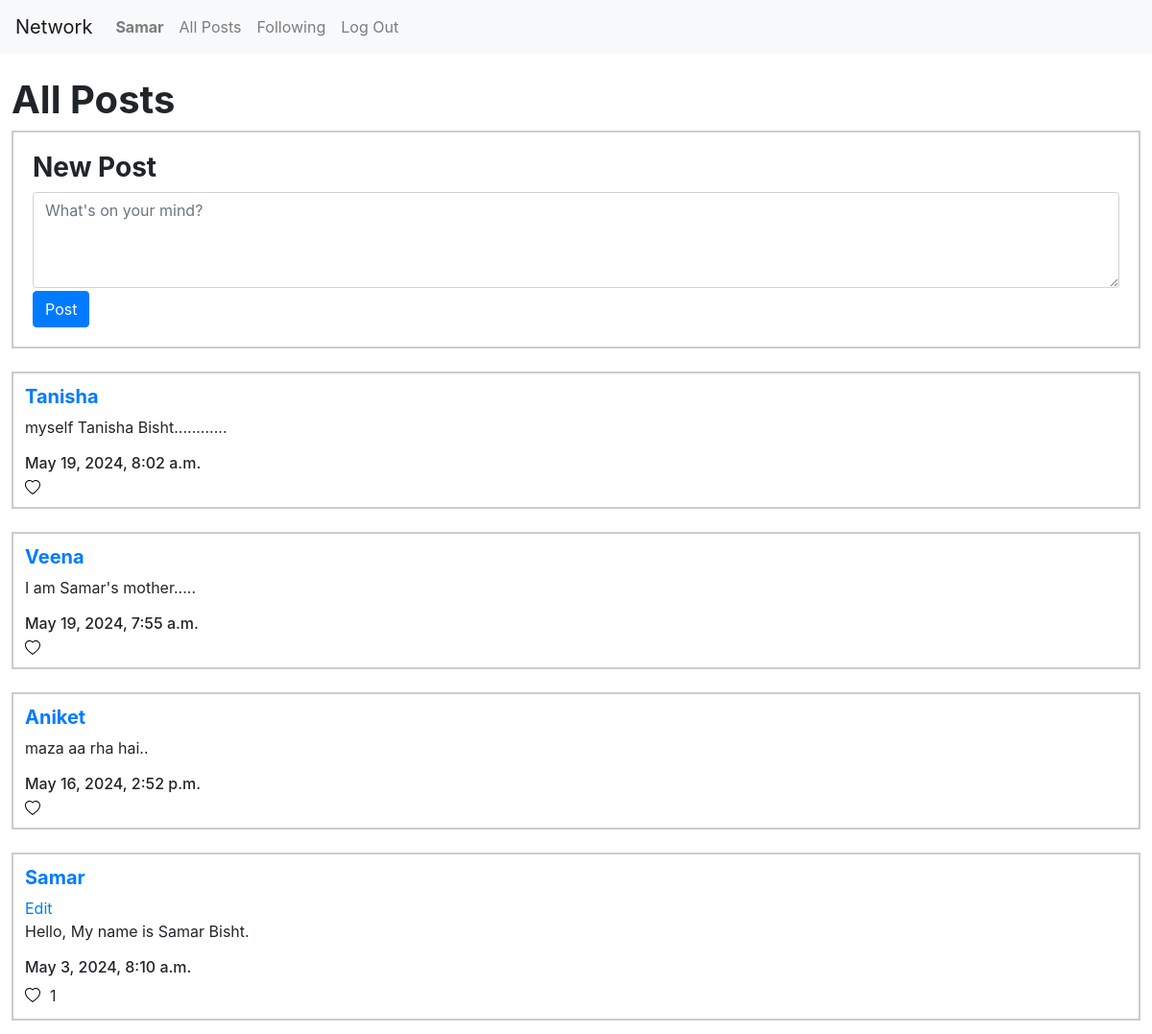
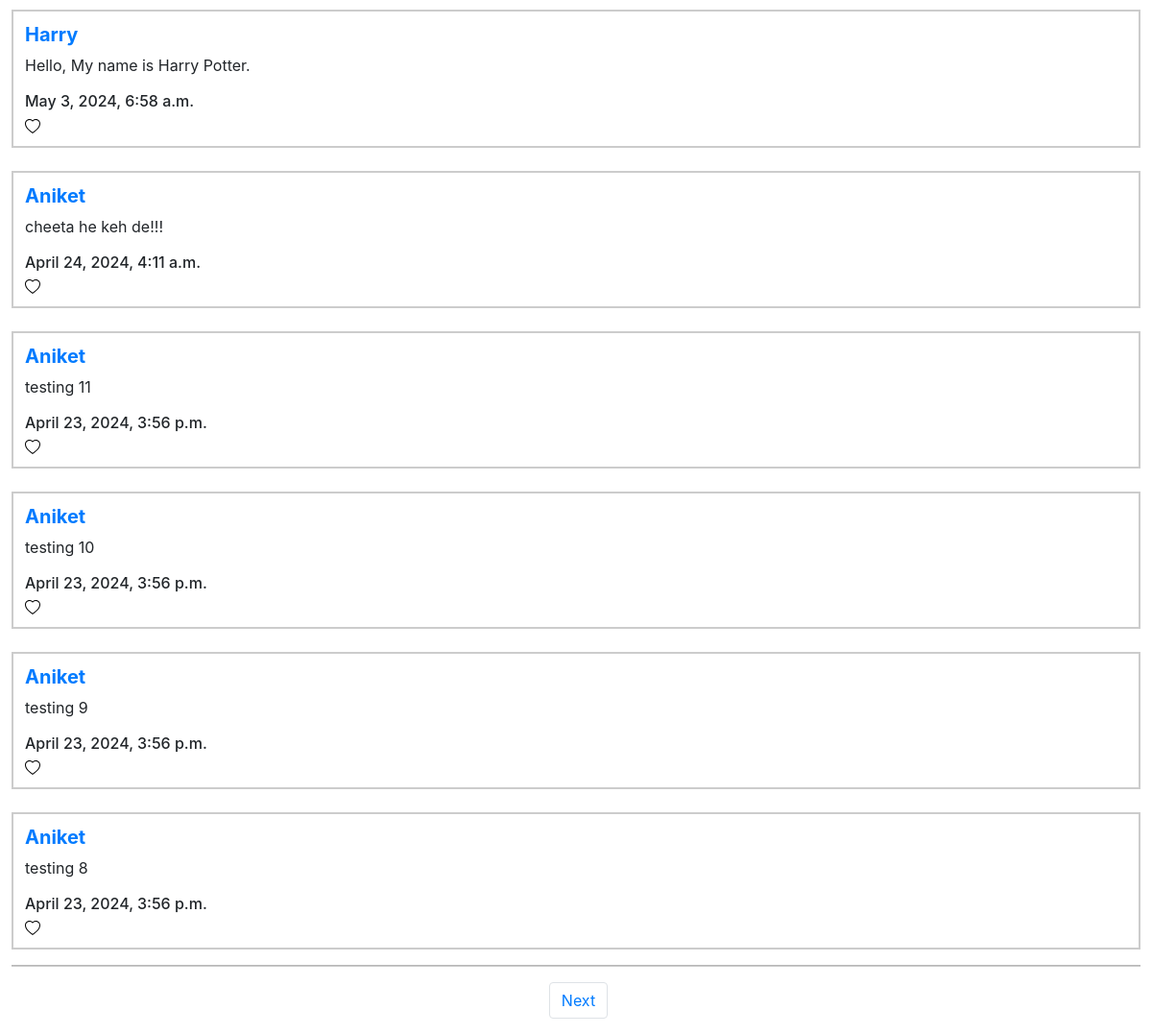
/ (signed in), run on the app's committed database (2 pictures, top to bottom).
### network/models.py (models this page shows, shortened)
class User(AbstractUser):
    profile_picture = models.CharField(max_length=10000, null=True)
    profile_name = models.CharField(max_length=50, null=True)

class Post(models.Model):
    user =  models.ForeignKey(User, on_delete=models.CASCADE, related_name="author")
    thought = models.CharField(max_length=10000)
    timestamp = models.DateTimeField(auto_now_add=True)
    likes = models.IntegerField(default=0)

### network/views.py (the view)
# urls.py: path("", views.index, name="index"),
def index(request):
    all_posts = Post.objects.all().order_by("id").reverse()
    paginator = Paginator(all_posts, 10)
    page_number = request.GET.get('page')
    posts_of_the_page = paginator.get_page(page_number)
    all_likes = Like.objects.all()
    who_you_liked = []
    try:
        for i in all_likes:
            if i.user.id == request.user.id:
                who_you_liked.append(i.post.id)
    except:
        who_you_liked = []
    return render(request, "network/index.html", {
        "all_posts_placeholder": all_posts,
        "posts_of_the_page_placeholder": posts_of_the_page,
        "likes_placeholder": who_you_liked
    })

### network/templates/network/index.html (shortened to what this page needs)
{% extends "network/layout.html" %}
{% block body %}
    <br>
    <h1 class="heading"><strong>All Posts</strong></h1>
    {% if user.is_authenticated %}
        <div class="new_post_container">
            <h3><strong> New Post </strong></h3>
            <form action="{% url 'create_new_post' %}" method="post">
                <textarea name="new_post_data" class="form-control form-style" placeholder="What's on your mind?" id="floatingTextarea2" style="height: 100px"></textarea>
                <button type="submit" class="btn btn-primary post-btn">Post</button>
            </form>
        </div>
    {% endif %}
    {% for i in posts_of_the_page_placeholder %}
        <br>
        <div class="all_post">
            <h5><strong><a href="{% url 'profile' user_id=i.user.id %}">{{ i.user }}</a></strong></h5>
            {% if i.user == user %}
                <a data-bs-toggle="modal" data-bs-target="#modal_edit_post_{{ i.id }}" href="#">Edit</a>
            {% endif %}
            <p id="content_{{ i.id }}">{{ i.thought }}</p>
            <h6 class="timestamp">{{ i.timestamp }}</h6>
            <div class="likes_count_container">
                <button class="opaque-button" id="like_handler{{i.id}}" type="button" onclick="like_handler({{ i.id }})">
                </button>
                <p class="likes_count" id="likes_count{{i.id}}">
                    {% if i.likes != 0 %}
                        {{ i.likes }}
                    {% endif %}
                </p>
            </div>
        </div>
    {% endfor %}
    <hr>
    <nav aria-label="Page navigation example">
        <ul class="pagination d-flex justify-content-center">
            {% if posts_of_the_page_placeholder.has_next %}
                <li class="page-item" style="margin-left: 5px"><a class="page-link" href="?page={{ posts_of_the_page_placeholder.next_page_number }}">Next</a></li>
            {% endif %}
        </ul>
    </nav>
{% endblock %}

### network/templates/network/layout.html (shortened to what this page needs)
{% load static %}
<!DOCTYPE html>
<html lang="en">
    <head>
        <link rel="stylesheet" href="https://stackpath.bootstrapcdn.com/bootstrap/4.4.1/css/bootstrap.min.css">
        <link href="{% static 'network/styles.css' %}" rel="stylesheet">
    </head>
    <body>
        <nav class="navbar navbar-expand-lg navbar-light bg-light">
            <a class="navbar-brand" href="#">Network</a>
            <div>
              <ul class="navbar-nav mr-auto">
                {% if user.is_authenticated %}
                    <li class="nav-item">
                        <a class="nav-link" href="{% url 'profile' user_id=user.id %}"><strong>{{ user.username }}</strong></a>
                    </li>
                {% endif %}
                <li class="nav-item">
                  <a class="nav-link" href="{% url 'index' %}">All Posts</a>
                </li>
                {% if user.is_authenticated %}
                    <li class="nav-item">
                        <a class="nav-link" href="{% url 'following_post' user_id=user.id %}">Following</a>
                    </li>
                    <li class="nav-item">
                        <a class="nav-link" href="{% url 'logout' %}">Log Out</a>
                    </li>
                {% endif %}
              </ul>
            </div>
          </nav>
        <div class="body">
            {% block body %}
            {% endblock %}
        </div>
    </body>
</html>

### network/static/network/styles.css (style rules this page uses)
.heading { margin-left: 1%; }
.new_post_container { width: 98%; margin: 0 auto; padding: 20px; border: 2px solid #ccc; box-sizing: border-box; }
.post-btn { margin-top: 3px; }
.all_post { width: 98%; border: 2px solid #ccc; margin: 0 auto; padding: 12px; }
hr { background-color: #ccc; width: 98%; height: 1px; }
.opaque-button { background-color: white; border: none; cursor: pointer; padding: 0%; display: flex; }
.likes_count_container { display: flex; align-items: center; gap: 10px; margin: 0%; }
.likes_count { margin: 0; font-size: 16px; }

### data on the page
User: username "Samar"
Post: user "Tanisha", thought "myself Tanisha Bisht............", timestamp "May 19, 2024, 8:02 a.m."
Post: user "Veena", thought "I am Samar's mother.....", timestamp "May 19, 2024, 7:55 a.m."
Post: user "Aniket", thought "maza aa rha hai..", timestamp "May 16, 2024, 2:52 p.m."
Post: user "Samar", thought "Hello, My name is Samar Bisht.", timestamp "May 3, 2024, 8:10 a.m.", likes "1"
Post: user "Harry", thought "Hello, My name is Harry Potter.", timestamp "May 3, 2024, 6:58 a.m."
Post: user "Aniket", thought "cheeta he keh de!!!", timestamp "April 24, 2024, 4:11 a.m."
Post: user "Aniket", thought "testing 11", timestamp "April 23, 2024, 3:56 p.m."
Post: user "Aniket", thought "testing 10", timestamp "April 23, 2024, 3:56 p.m."
Post: user "Aniket", thought "testing 9", timestamp "April 23, 2024, 3:56 p.m."
Post: user "Aniket", thought "testing 8", timestamp "April 23, 2024, 3:56 p.m."
